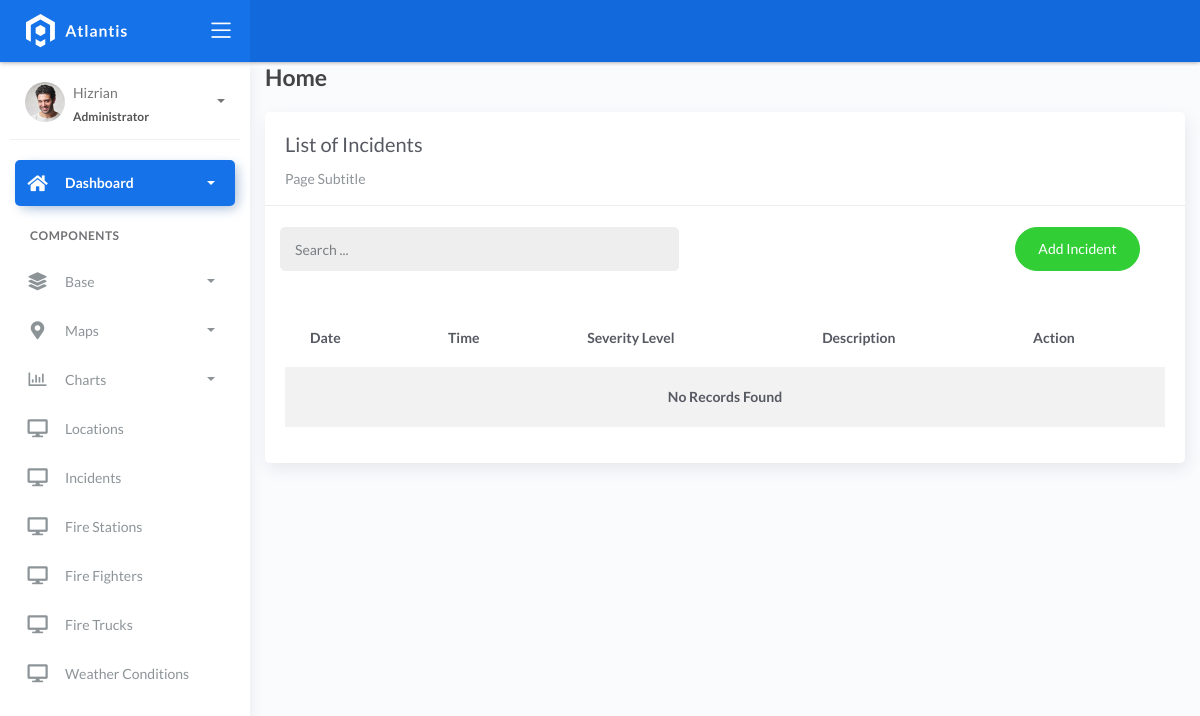
/incidents/, run on an earlier commit of the app's database.
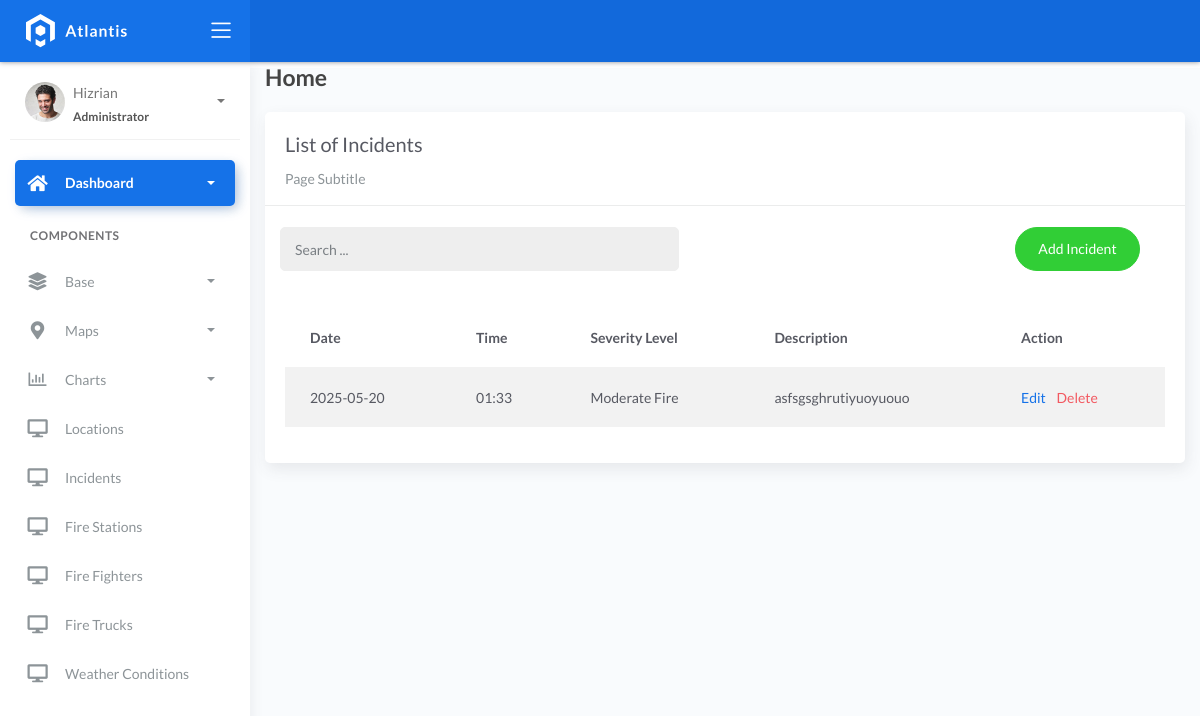
And on a later commit of the database.
### fire/models.py (models this page shows, shortened)
class BaseModel(models.Model):
    created_at = models.DateTimeField(auto_now_add=True, db_index=True)
    updated_at = models.DateTimeField(auto_now=True)
    class Meta:
        abstract = True

class Incident(BaseModel):
    SEVERITY_CHOICES = (
        ('Minor Fire', 'Minor Fire'),
        ('Moderate Fire', 'Moderate Fire'),
        ('Major Fire', 'Major Fire'),
    )
    location = models.ForeignKey(Locations, on_delete=models.CASCADE)
    date_time = models.DateTimeField(blank=True, null=True)
    severity_level = models.CharField(max_length=45, choices=SEVERITY_CHOICES)
    description = models.TextField()
    date_time = models.DateTimeField()

### fire/views.py (the view)
# urls.py: path('incidents/', IncidentList.as_view(), name='incident-list'),
class IncidentList(ListView):
    model = Incident
    context_object_name = 'object_list'
    template_name = 'incidents_list.html'
    paginate_by = 5
    def get_queryset(self, *args, **kwargs):
        qs = super().get_queryset(*args, **kwargs)
        if self.request.GET.get('q'):
            query = self.request.GET.get('q')
            qs = qs.filter(Q(description__icontains=query) | Q(severity_level__icontains=query))
        return qs

### templates/incidents_list.html (shortened to what this page needs)
{% extends 'base.html' %} {% load static %} {% block content %}
<div class="content">
    <div class="container-fluid">
        <h4 class="page-title">Home</h4>
        <div class="row">
            <div class="col-md-12">
                <div class="card">
                    <div class="card-header">
                        <div class="card-title">List of Incidents</div>
                        <div class="card-category">Page Subtitle</div>
                    </div>
                    <br />
                        <div class="col-md-12 row">
                            <div class="col-md-6">
                                <form class="navbar-left navbar-form nav-search mr-md-3" action="{% url 'incident-list' %}">
                                    <div class="input-group">
                                        <input type="text" placeholder="Search ..." class="form-control" name="q" />
                                        <div class="input-group-append">
                                            <span class="input-group-text">
                                            </span>
                                        </div>
                                    </div>
                                </form>
                            </div>
                            <div class="col-md-6">
                                <div class="pull-right">
                                    <a href="{% url 'incident-add' %}" class="btn btn-success btn-rounded">Add Incident</a>
                                </div>
                            </div>
                        </div>
                    <div class="card-body">
                        <table class="table table-striped mt-3">
                            <thead>
                                <tr>
                                    <th scope="col">Date</th>
                                    <th scope="col">Time</th>
                                    <th scope="col">Severity Level</th>
                                    <th scope="col">Description</th>
                                    <th scope="col">Action</th>
                                </tr>
                            </thead>
                            <tbody>
                                {% for object in object_list %}
                                <tr>
                                    <td>{{ object.date_time|date:"Y-m-d" }}</td>
                                    <td>{{ object.date_time|time:"H:i" }}</td>
                                    <td>{{ object.severity_level }}</td>
                                    <td>{{ object.description }}</td>
                                    <td>
                                        <a href="{% url 'incident-update' object.id %}">Edit</a>
                                        <a href="{% url 'incident-delete' object.id %}" class="text-danger ml-2">Delete</a>
                                    </td>
                                </tr>
                                {% empty %}
                                <tr>
                                    <td colspan="5" style="text-align: center">
                                        <p class="text-sm font-weight-bold mb-0">No Records Found</p>
                                    </td>
                                </tr>
                                {% endfor %}
                            </tbody>
                        </table>
                    </div>
                </div>
            </div>
        </div>
    </div>
</div>
{% endblock %}

What changed in the data, as far as the page shows it:
added Incident: date_time "2025-05-20", date_time "01:33", severity_level "Moderate Fire", description "asfsgsghrutiyuoyuouo"
Also different on the page:
text no longer shown: "No Records Found"
